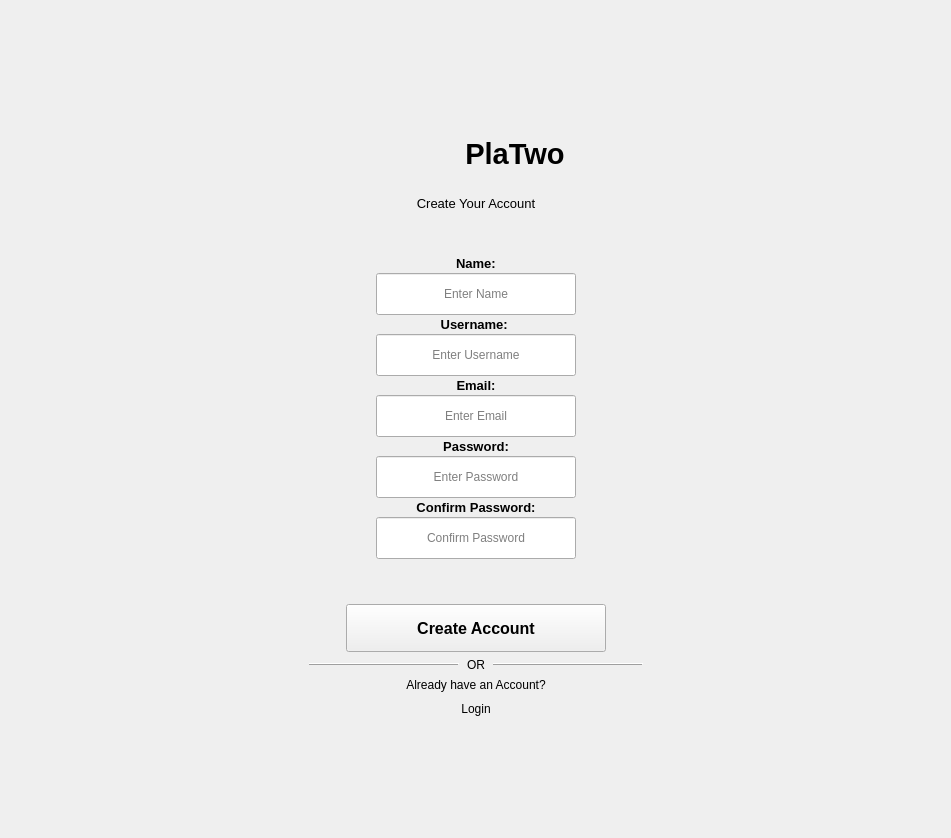
<?xml version="1.0" encoding="UTF-8"?>
<ui version="4.0">
 <class>signuppage</class>
 <widget class="QWidget" name="signuppage">
  <property name="geometry">
   <rect>
    <x>0</x>
    <y>0</y>
    <width>951</width>
    <height>838</height>
   </rect>
  </property>
  <property name="windowTitle">
   <string>Form</string>
  </property>
  <property name="autoFillBackground">
   <bool>false</bool>
  </property>
  <layout class="QHBoxLayout" name="horizontalLayout">
   <item>
    <spacer name="horizontalSpacer_3">
     <property name="orientation">
      <enum>Qt::Orientation::Horizontal</enum>
     </property>
     <property name="sizeHint" stdset="0">
      <size>
       <width>40</width>
       <height>20</height>
      </size>
     </property>
    </spacer>
   </item>
   <item>
    <layout class="QVBoxLayout" name="verticalLayout">
     <property name="spacing">
      <number>12</number>
     </property>
     <property name="leftMargin">
      <number>40</number>
     </property>
     <property name="topMargin">
      <number>40</number>
     </property>
     <property name="rightMargin">
      <number>40</number>
     </property>
     <property name="bottomMargin">
      <number>40</number>
     </property>
     <item>
      <spacer name="verticalSpacer_2">
       <property name="orientation">
        <enum>Qt::Orientation::Vertical</enum>
       </property>
       <property name="sizeHint" stdset="0">
        <size>
         <width>20</width>
         <height>40</height>
        </size>
       </property>
      </spacer>
     </item>
     <item>
      <widget class="QWidget" name="signupcard" native="true">
       <property name="maximumSize">
        <size>
         <width>450</width>
         <height>16777215</height>
        </size>
       </property>
       <layout class="QVBoxLayout" name="verticalLayout_3">
        <item>
         <layout class="QVBoxLayout" name="verticalLayout_2">
          <property name="spacing">
           <number>2</number>
          </property>
          <property name="leftMargin">
           <number>40</number>
          </property>
          <property name="topMargin">
           <number>20</number>
          </property>
          <property name="rightMargin">
           <number>40</number>
          </property>
          <property name="bottomMargin">
           <number>20</number>
          </property>
          <item>
           <widget class="QWidget" name="widget_title" native="true">
            <layout class="QVBoxLayout" name="verticalLayout_5">
             <item>
              <layout class="QHBoxLayout" name="horizontalLayout_2">
               <item>
                <spacer name="horizontalSpacer">
                 <property name="orientation">
                  <enum>Qt::Orientation::Horizontal</enum>
                 </property>
                 <property name="sizeHint" stdset="0">
                  <size>
                   <width>40</width>
                   <height>20</height>
                  </size>
                 </property>
                </spacer>
               </item>
               <item>
                <widget class="QLabel" name="label_logo">
                 <property name="minimumSize">
                  <size>
                   <width>72</width>
                   <height>72</height>
                  </size>
                 </property>
                 <property name="maximumSize">
                  <size>
                   <width>72</width>
                   <height>72</height>
                  </size>
                 </property>
                 <property name="frameShape">
                  <enum>QFrame::Shape::NoFrame</enum>
                 </property>
                 <property name="frameShadow">
                  <enum>QFrame::Shadow::Plain</enum>
                 </property>
                 <property name="text">
                  <string/>
                 </property>
                 <property name="pixmap">
                  <pixmap>../../resources/icons/logo.png</pixmap>
                 </property>
                 <property name="scaledContents">
                  <bool>true</bool>
                 </property>
                 <property name="alignment">
                  <set>Qt::AlignmentFlag::AlignCenter</set>
                 </property>
                </widget>
               </item>
               <item>
                <widget class="QLabel" name="label_title">
                 <property name="font">
                  <font>
                   <pointsize>22</pointsize>
                   <bold>true</bold>
                  </font>
                 </property>
                 <property name="text">
                  <string>PlaTwo</string>
                 </property>
                 <property name="alignment">
                  <set>Qt::AlignmentFlag::AlignCenter</set>
                 </property>
                </widget>
               </item>
               <item>
                <spacer name="horizontalSpacer_2">
                 <property name="orientation">
                  <enum>Qt::Orientation::Horizontal</enum>
                 </property>
                 <property name="sizeHint" stdset="0">
                  <size>
                   <width>40</width>
                   <height>20</height>
                  </size>
                 </property>
                </spacer>
               </item>
              </layout>
             </item>
             <item>
              <widget class="QLabel" name="label_subtitle">
               <property name="font">
                <font>
                 <pointsize>10</pointsize>
                </font>
               </property>
               <property name="text">
                <string>Create Your Account</string>
               </property>
               <property name="alignment">
                <set>Qt::AlignmentFlag::AlignCenter</set>
               </property>
              </widget>
             </item>
            </layout>
           </widget>
          </item>
          <item>
           <spacer name="verticalSpacer_4">
            <property name="orientation">
             <enum>Qt::Orientation::Vertical</enum>
            </property>
            <property name="sizeHint" stdset="0">
             <size>
              <width>20</width>
              <height>40</height>
             </size>
            </property>
           </spacer>
          </item>
          <item alignment="Qt::AlignmentFlag::AlignHCenter">
           <widget class="QLabel" name="labe_name">
            <property name="font">
             <font>
              <pointsize>10</pointsize>
              <bold>true</bold>
             </font>
            </property>
            <property name="text">
             <string>Name:</string>
            </property>
           </widget>
          </item>
          <item alignment="Qt::AlignmentFlag::AlignHCenter">
           <widget class="QLineEdit" name="lineEdit_name">
            <property name="minimumSize">
             <size>
              <width>200</width>
              <height>42</height>
             </size>
            </property>
            <property name="maximumSize">
             <size>
              <width>200</width>
              <height>16777215</height>
             </size>
            </property>
            <property name="inputMask">
             <string/>
            </property>
            <property name="text">
             <string/>
            </property>
            <property name="maxLength">
             <number>32767</number>
            </property>
            <property name="frame">
             <bool>true</bool>
            </property>
            <property name="cursorPosition">
             <number>0</number>
            </property>
            <property name="alignment">
             <set>Qt::AlignmentFlag::AlignCenter</set>
            </property>
            <property name="placeholderText">
             <string>Enter Name</string>
            </property>
           </widget>
          </item>
          <item>
           <widget class="QLabel" name="label_username">
            <property name="font">
             <font>
              <pointsize>10</pointsize>
              <bold>true</bold>
             </font>
            </property>
            <property name="text">
             <string>Username: </string>
            </property>
            <property name="alignment">
             <set>Qt::AlignmentFlag::AlignCenter</set>
            </property>
           </widget>
          </item>
          <item alignment="Qt::AlignmentFlag::AlignHCenter">
           <widget class="QLineEdit" name="lineEdit_username">
            <property name="minimumSize">
             <size>
              <width>200</width>
              <height>42</height>
             </size>
            </property>
            <property name="maximumSize">
             <size>
              <width>200</width>
              <height>16777215</height>
             </size>
            </property>
            <property name="font">
             <font>
              <pointsize>9</pointsize>
             </font>
            </property>
            <property name="toolTip">
             <string>&lt;html&gt;&lt;head/&gt;&lt;body&gt;&lt;p&gt;Enter your &lt;span style=&quot; font-weight:700;&quot;&gt;Username&lt;/span&gt;&lt;/p&gt;&lt;/body&gt;&lt;/html&gt;</string>
            </property>
            <property name="alignment">
             <set>Qt::AlignmentFlag::AlignCenter</set>
            </property>
            <property name="placeholderText">
             <string>Enter Username</string>
            </property>
           </widget>
          </item>
          <item>
           <widget class="QLabel" name="label_email">
            <property name="font">
             <font>
              <pointsize>10</pointsize>
              <bold>true</bold>
             </font>
            </property>
            <property name="text">
             <string>Email:</string>
            </property>
            <property name="alignment">
             <set>Qt::AlignmentFlag::AlignCenter</set>
            </property>
           </widget>
          </item>
          <item alignment="Qt::AlignmentFlag::AlignHCenter">
           <widget class="QLineEdit" name="lineEdit_email">
            <property name="minimumSize">
             <size>
              <width>200</width>
              <height>42</height>
             </size>
            </property>
            <property name="maximumSize">
             <size>
              <width>200</width>
              <height>16777215</height>
             </size>
            </property>
            <property name="toolTip">
             <string>&lt;html&gt;&lt;head/&gt;&lt;body&gt;&lt;p&gt;Enter your &lt;span style=&quot; font-weight:700;&quot;&gt;Email&lt;/span&gt;&lt;/p&gt;&lt;/body&gt;&lt;/html&gt;</string>
            </property>
            <property name="alignment">
             <set>Qt::AlignmentFlag::AlignCenter</set>
            </property>
            <property name="placeholderText">
             <string>Enter Email</string>
            </property>
           </widget>
          </item>
          <item>
           <widget class="QLabel" name="label_password">
            <property name="font">
             <font>
              <pointsize>10</pointsize>
              <bold>true</bold>
             </font>
            </property>
            <property name="text">
             <string>Password:</string>
            </property>
            <property name="alignment">
             <set>Qt::AlignmentFlag::AlignCenter</set>
            </property>
           </widget>
          </item>
          <item alignment="Qt::AlignmentFlag::AlignHCenter">
           <widget class="QLineEdit" name="lineEdit_password">
            <property name="minimumSize">
             <size>
              <width>200</width>
              <height>42</height>
             </size>
            </property>
            <property name="maximumSize">
             <size>
              <width>200</width>
              <height>16777215</height>
             </size>
            </property>
            <property name="toolTip">
             <string>&lt;html&gt;&lt;head/&gt;&lt;body&gt;&lt;p&gt;Enter your &lt;span style=&quot; font-weight:700;&quot;&gt;Password&lt;/span&gt;&lt;/p&gt;&lt;/body&gt;&lt;/html&gt;</string>
            </property>
            <property name="echoMode">
             <enum>QLineEdit::EchoMode::Password</enum>
            </property>
            <property name="alignment">
             <set>Qt::AlignmentFlag::AlignCenter</set>
            </property>
            <property name="placeholderText">
             <string>Enter Password</string>
            </property>
           </widget>
          </item>
          <item>
           <widget class="QLabel" name="label_confirmpassword">
            <property name="font">
             <font>
              <pointsize>10</pointsize>
              <bold>true</bold>
             </font>
            </property>
            <property name="text">
             <string>Confirm Password:</string>
            </property>
            <property name="alignment">
             <set>Qt::AlignmentFlag::AlignCenter</set>
            </property>
           </widget>
          </item>
          <item alignment="Qt::AlignmentFlag::AlignHCenter">
           <widget class="QLineEdit" name="lineEdit_confirmpassword">
            <property name="minimumSize">
             <size>
              <width>200</width>
              <height>42</height>
             </size>
            </property>
            <property name="maximumSize">
             <size>
              <width>200</width>
              <height>16777215</height>
             </size>
            </property>
            <property name="toolTip">
             <string>&lt;html&gt;&lt;head/&gt;&lt;body&gt;&lt;p&gt;Confirm Your &lt;span style=&quot; font-weight:700;&quot;&gt;Password&lt;/span&gt;&lt;/p&gt;&lt;/body&gt;&lt;/html&gt;</string>
            </property>
            <property name="echoMode">
             <enum>QLineEdit::EchoMode::Password</enum>
            </property>
            <property name="alignment">
             <set>Qt::AlignmentFlag::AlignCenter</set>
            </property>
            <property name="placeholderText">
             <string>Confirm Password</string>
            </property>
           </widget>
          </item>
          <item>
           <spacer name="verticalSpacer_3">
            <property name="orientation">
             <enum>Qt::Orientation::Vertical</enum>
            </property>
            <property name="sizeHint" stdset="0">
             <size>
              <width>20</width>
              <height>40</height>
             </size>
            </property>
           </spacer>
          </item>
          <item>
           <widget class="QWidget" name="widget_actions" native="true">
            <layout class="QVBoxLayout" name="verticalLayout_4">
             <item>
              <layout class="QHBoxLayout" name="horizontalLayout_3">
               <item>
                <spacer name="horizontalSpacer_5">
                 <property name="orientation">
                  <enum>Qt::Orientation::Horizontal</enum>
                 </property>
                 <property name="sizeHint" stdset="0">
                  <size>
                   <width>40</width>
                   <height>20</height>
                  </size>
                 </property>
                </spacer>
               </item>
               <item>
                <widget class="QPushButton" name="pushButton_create_account">
                 <property name="minimumSize">
                  <size>
                   <width>260</width>
                   <height>48</height>
                  </size>
                 </property>
                 <property name="font">
                  <font>
                   <pointsize>12</pointsize>
                   <bold>true</bold>
                  </font>
                 </property>
                 <property name="text">
                  <string>Create Account</string>
                 </property>
                </widget>
               </item>
               <item>
                <spacer name="horizontalSpacer_6">
                 <property name="orientation">
                  <enum>Qt::Orientation::Horizontal</enum>
                 </property>
                 <property name="sizeHint" stdset="0">
                  <size>
                   <width>40</width>
                   <height>20</height>
                  </size>
                 </property>
                </spacer>
               </item>
              </layout>
             </item>
             <item>
              <layout class="QHBoxLayout" name="horizontalLayout_4">
               <item>
                <widget class="QFrame" name="frame">
                 <property name="minimumSize">
                  <size>
                   <width>150</width>
                   <height>0</height>
                  </size>
                 </property>
                 <property name="frameShape">
                  <enum>QFrame::Shape::HLine</enum>
                 </property>
                 <property name="frameShadow">
                  <enum>QFrame::Shadow::Raised</enum>
                 </property>
                </widget>
               </item>
               <item alignment="Qt::AlignmentFlag::AlignHCenter">
                <widget class="QLabel" name="label_or">
                 <property name="frameShape">
                  <enum>QFrame::Shape::NoFrame</enum>
                 </property>
                 <property name="midLineWidth">
                  <number>0</number>
                 </property>
                 <property name="text">
                  <string>OR</string>
                 </property>
                 <property name="alignment">
                  <set>Qt::AlignmentFlag::AlignCenter</set>
                 </property>
                </widget>
               </item>
               <item>
                <widget class="QFrame" name="frame_2">
                 <property name="minimumSize">
                  <size>
                   <width>150</width>
                   <height>0</height>
                  </size>
                 </property>
                 <property name="frameShape">
                  <enum>QFrame::Shape::HLine</enum>
                 </property>
                 <property name="frameShadow">
                  <enum>QFrame::Shadow::Raised</enum>
                 </property>
                </widget>
               </item>
              </layout>
             </item>
             <item>
              <widget class="QLabel" name="label_haveacc">
               <property name="text">
                <string>Already have an Account?</string>
               </property>
               <property name="alignment">
                <set>Qt::AlignmentFlag::AlignCenter</set>
               </property>
              </widget>
             </item>
             <item>
              <layout class="QHBoxLayout" name="horizontalLayout_5">
               <item>
                <spacer name="horizontalSpacer_8">
                 <property name="orientation">
                  <enum>Qt::Orientation::Horizontal</enum>
                 </property>
                 <property name="sizeHint" stdset="0">
                  <size>
                   <width>40</width>
                   <height>20</height>
                  </size>
                 </property>
                </spacer>
               </item>
               <item>
                <widget class="QPushButton" name="pushButton_login_back">
                 <property name="text">
                  <string>Login</string>
                 </property>
                 <property name="flat">
                  <bool>true</bool>
                 </property>
                </widget>
               </item>
               <item>
                <spacer name="horizontalSpacer_7">
                 <property name="orientation">
                  <enum>Qt::Orientation::Horizontal</enum>
                 </property>
                 <property name="sizeHint" stdset="0">
                  <size>
                   <width>40</width>
                   <height>20</height>
                  </size>
                 </property>
                </spacer>
               </item>
              </layout>
             </item>
            </layout>
           </widget>
          </item>
         </layout>
        </item>
       </layout>
      </widget>
     </item>
     <item>
      <spacer name="verticalSpacer">
       <property name="orientation">
        <enum>Qt::Orientation::Vertical</enum>
       </property>
       <property name="sizeHint" stdset="0">
        <size>
         <width>20</width>
         <height>40</height>
        </size>
       </property>
      </spacer>
     </item>
    </layout>
   </item>
   <item>
    <spacer name="horizontalSpacer_4">
     <property name="orientation">
      <enum>Qt::Orientation::Horizontal</enum>
     </property>
     <property name="sizeHint" stdset="0">
      <size>
       <width>40</width>
       <height>20</height>
      </size>
     </property>
    </spacer>
   </item>
  </layout>
 </widget>
 <resources/>
 <connections/>
</ui>
